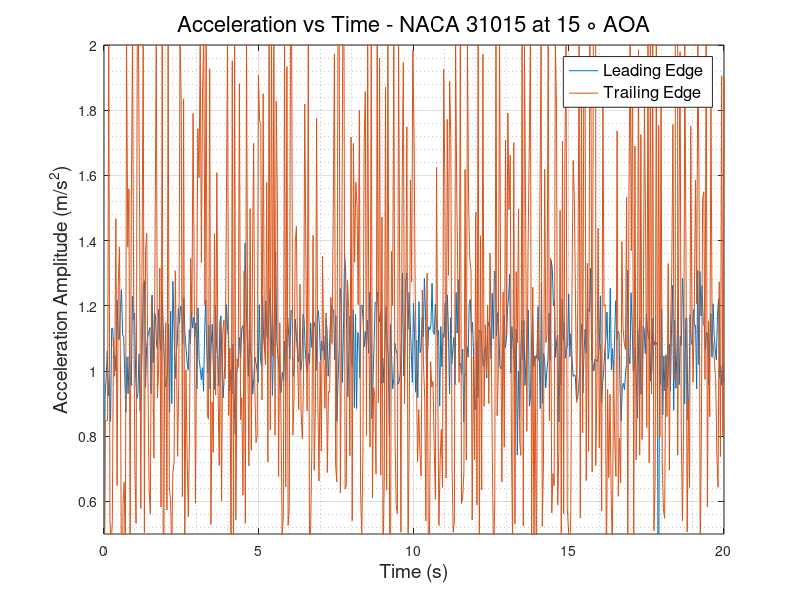
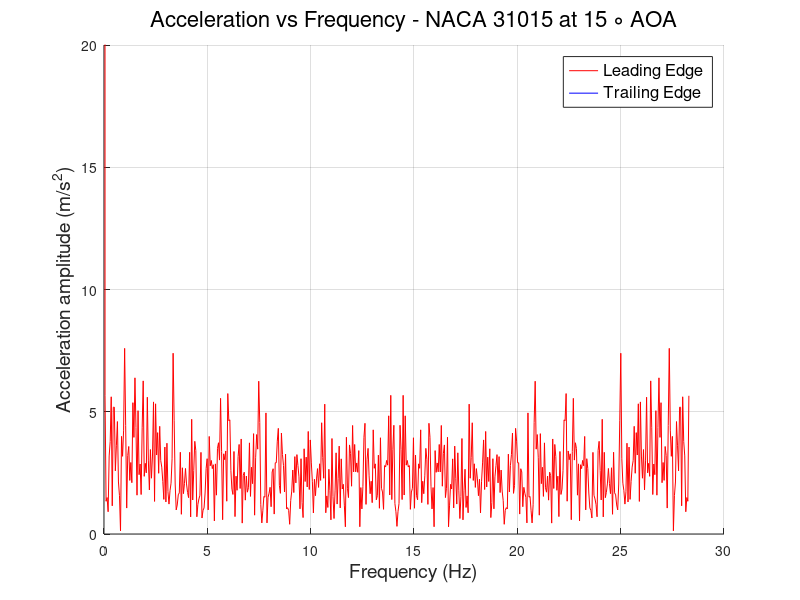

The MATLAB source for these figures, in order:
clc
clear
close all
%% READING ACCELEROMETER DATA and defining Variables
                        % LEADING EDGE %
data   = xlsread('LE_600rpm.csv');
LE_time   = data(:,1);
LE_X_acc  = data(:,2);
LE_Y_acc  = data(:,3);
LE_Z_acc  = data(:,4);
LE_R_acc  = sqrt(LE_X_acc.^2 + LE_Y_acc.^2 + LE_Z_acc.^2);
% plot(LE_time,LE_R_acc)
N      = numel(LE_time);
Ts     = abs(diff(LE_time(1:2)));
fs     = 1/Ts;
f_axis = [0:N-1]*fs/N;
A_freq_LE = fft(LE_R_acc);
figure(1) 
plot(LE_time,LE_R_acc)
hold on
figure(2)
hold on
plot(f_axis,abs(A_freq_LE),'-r','LineWidth',0.5)
grid on 
grid minor
                        % TRAILING EDGE %
data   = xlsread('TE_600rpm.csv');
TE_time   = data(:,1);
TE_X_acc  = data(:,2);
TE_Y_acc  = data(:,3);
TE_Z_acc  = data(:,4);
TE_R_acc  = sqrt(TE_X_acc.^2 + TE_Y_acc.^2 + TE_Z_acc.^2);
% plot(TE_time,TE_R_acc)
N      = numel(TE_time);
Ts     = abs(diff(TE_time(1:2)));
fs     = 1/Ts;
f_axis = [0:N-1]*fs/N;
A_freq_TE = fft(TE_R_acc);
figure(1)
plot(TE_time, TE_R_acc)
grid on
grid minor
xlabel('Time (s)','FontSize',14,'FontWeight','normal')
ylabel('Acceleration Amplitude (m/s^2)','FontSize',14,'FontWeight','normal')
legend ('Leading Edge','Trailing Edge','FontSize',12,'FontWeight','normal')
title('Acceleration vs Time - NACA 31015 at 15 \circ AOA','FontSize',16,'FontWeight','normal')
ylim([0.5 2])
figure(2)
plot(f_axis,abs(A_freq_TE),'-b','LineWidth',0.5)
grid on 
grid minor
ylabel('Acceleration amplitude (m/s^2)','FontSize',14,'FontWeight','normal')
xlabel('Frequency (Hz)','FontSize',14,'FontWeight','normal')
ylim([0 20])
legend ('Leading Edge','Trailing Edge','FontSize',12,'FontWeight','normal')
title('Acceleration vs Frequency - NACA 31015 at 15 \circ AOA','FontSize',16,'FontWeight','normal')